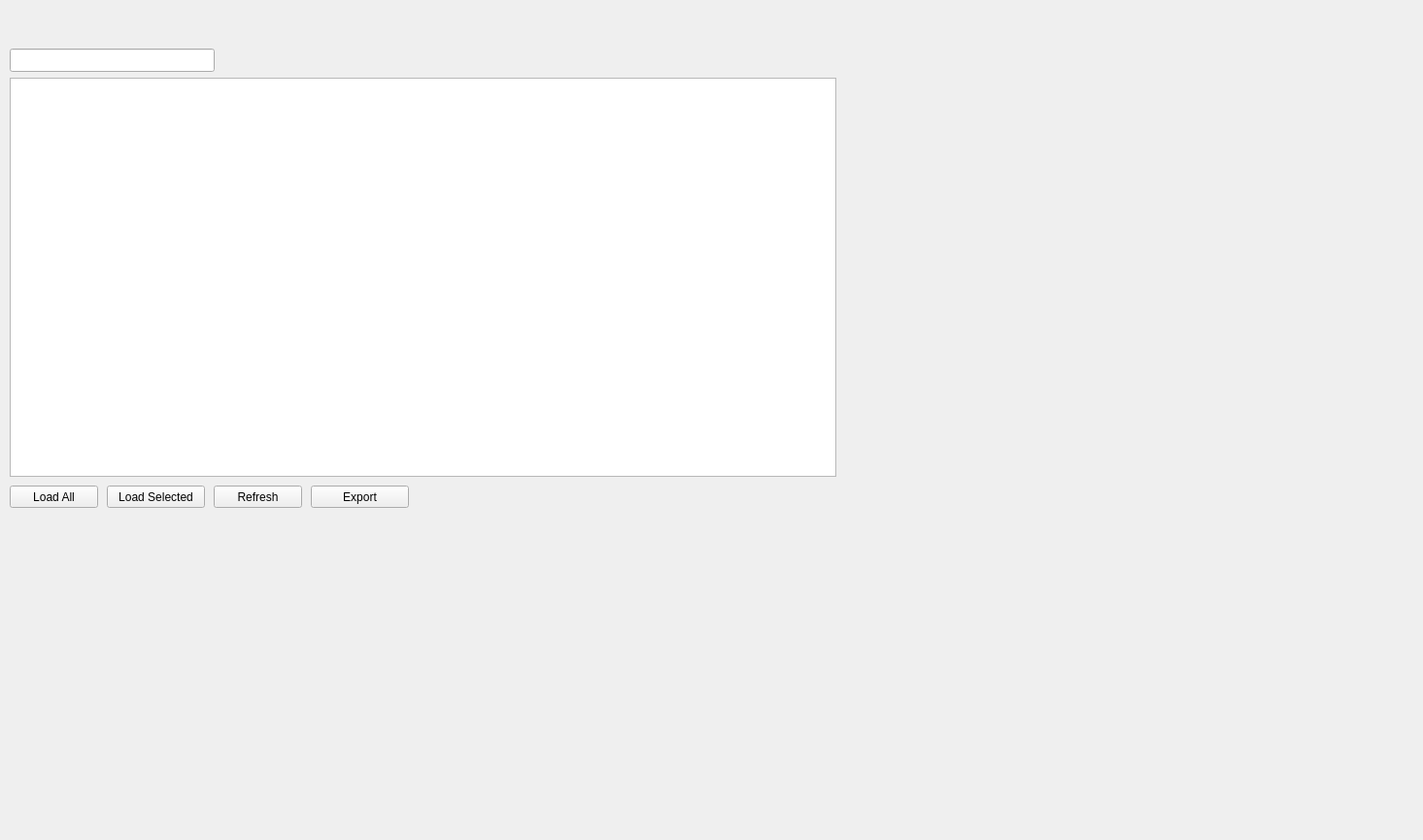
<?xml version="1.0" encoding="UTF-8"?>
<ui version="4.0">
 <class>DataPreviewDialog</class>
 <widget class="QDialog" name="DataPreviewDialog">
  <property name="geometry">
   <rect>
    <x>0</x>
    <y>0</y>
    <width>1465</width>
    <height>865</height>
   </rect>
  </property>
  <property name="windowTitle">
   <string>Dialog</string>
  </property>
  <widget class="QToolButton" name="btnLoadAll">
   <property name="geometry">
    <rect>
     <x>10</x>
     <y>500</y>
     <width>91</width>
     <height>23</height>
    </rect>
   </property>
   <property name="text">
    <string>Load All</string>
   </property>
  </widget>
  <widget class="QToolButton" name="btnLoadSelected">
   <property name="geometry">
    <rect>
     <x>110</x>
     <y>500</y>
     <width>101</width>
     <height>23</height>
    </rect>
   </property>
   <property name="text">
    <string>Load Selected</string>
   </property>
  </widget>
  <widget class="QToolButton" name="btnRefresh">
   <property name="geometry">
    <rect>
     <x>220</x>
     <y>500</y>
     <width>91</width>
     <height>23</height>
    </rect>
   </property>
   <property name="text">
    <string>Refresh</string>
   </property>
  </widget>
  <widget class="QToolButton" name="btnExport">
   <property name="geometry">
    <rect>
     <x>320</x>
     <y>500</y>
     <width>101</width>
     <height>23</height>
    </rect>
   </property>
   <property name="text">
    <string>Export</string>
   </property>
  </widget>
  <widget class="QLineEdit" name="lineSearch">
   <property name="geometry">
    <rect>
     <x>10</x>
     <y>50</y>
     <width>211</width>
     <height>24</height>
    </rect>
   </property>
  </widget>
  <widget class="QTableWidget" name="tablePreview">
   <property name="geometry">
    <rect>
     <x>10</x>
     <y>80</y>
     <width>851</width>
     <height>411</height>
    </rect>
   </property>
   <property name="editTriggers">
    <set>QAbstractItemView::EditTrigger::NoEditTriggers</set>
   </property>
   <property name="alternatingRowColors">
    <bool>true</bool>
   </property>
   <property name="selectionBehavior">
    <enum>QAbstractItemView::SelectionBehavior::SelectRows</enum>
   </property>
   <property name="sortingEnabled">
    <bool>true</bool>
   </property>
  </widget>
 </widget>
 <resources/>
 <connections/>
</ui>
